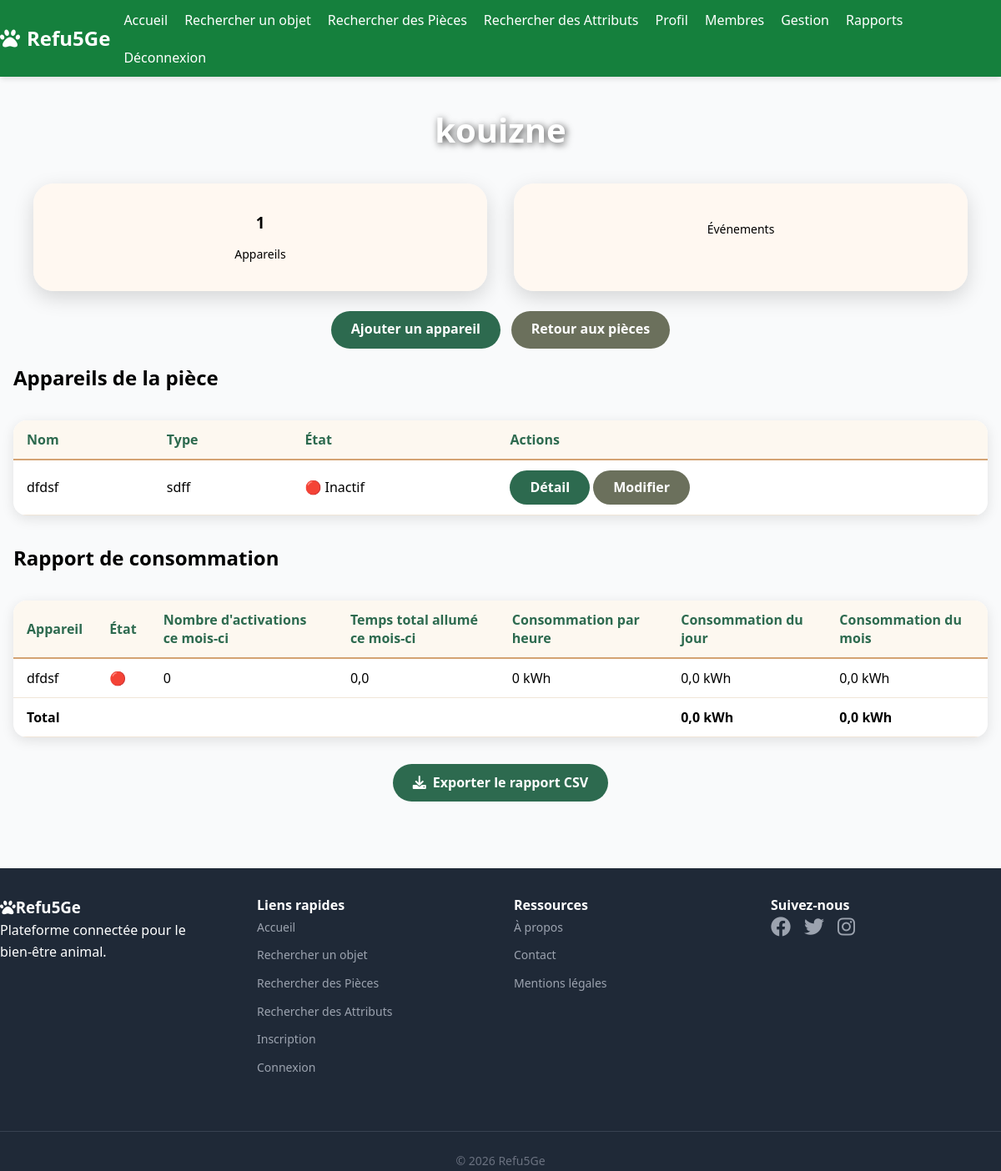
The app's page /gestion/rooms/1/ (signed in), older data.
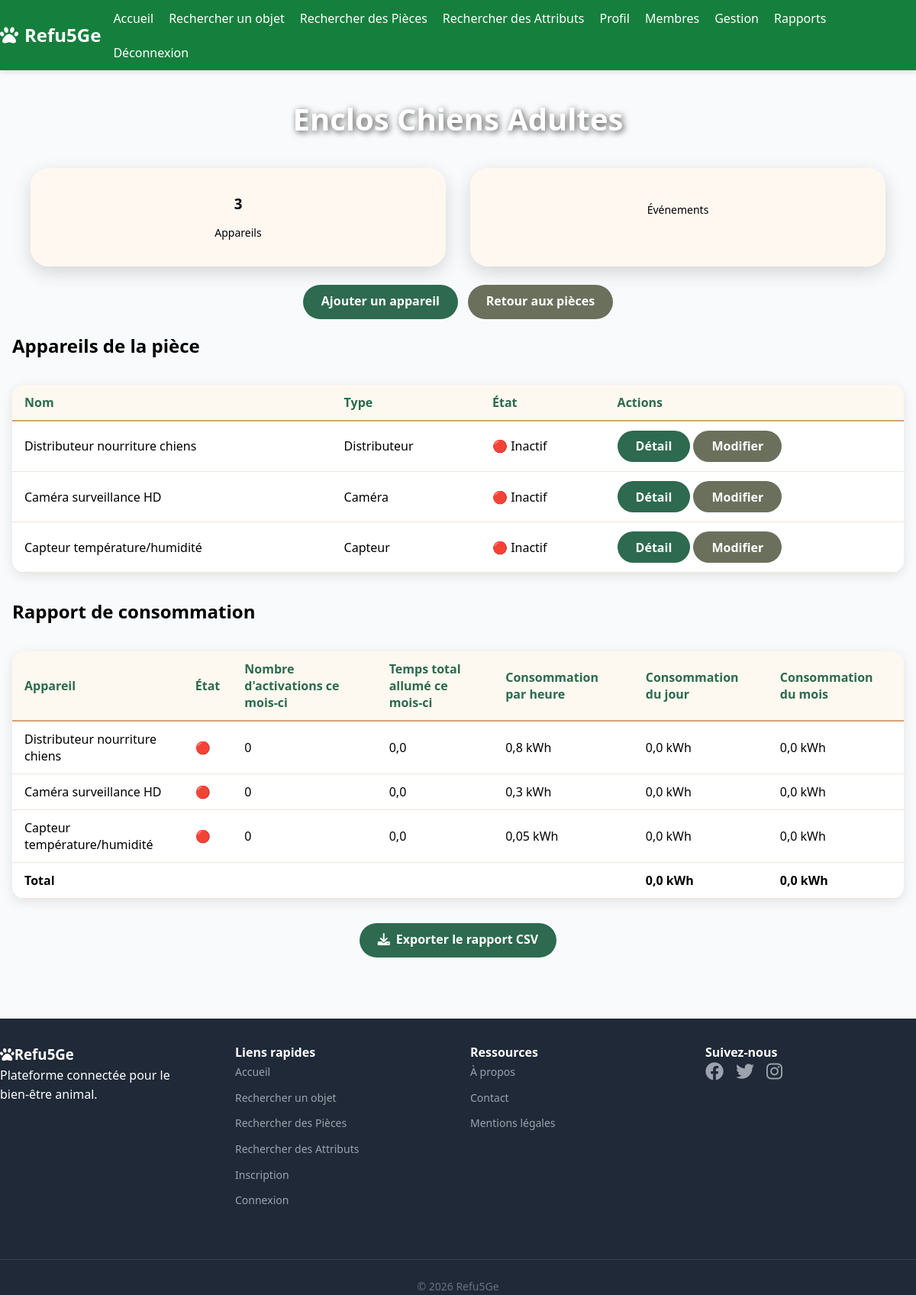
The same page, newer data.
### core/models.py (models this page shows, shortened)
class Room(models.Model):
    id = models.AutoField(primary_key=True)
    name = models.CharField(max_length=100, unique=True)

class Device(models.Model):
    id = models.AutoField(primary_key=True)
    name = models.CharField(max_length=100)
    type = models.CharField(max_length=50)
    description = models.TextField(max_length=200)
    state = models.BooleanField(default=False)
    room = models.ForeignKey(Room, on_delete=models.CASCADE, related_name='devices')
    consumption_per_hour = models.FloatField(default=0.0, validators=[MinValueValidator(0.0)])

### gestion/views.py (the view)
# urls.py: path("rooms/<int:pk>/", views.RoomDetail.as_view(), name="room_detail"),  # pour les details d'une room
class RoomDetail(LoginRequiredMixin, DetailView):
    model = Room
    template_name = "gestion/room_detail.html"
    context_object_name = "room"
    def get_context_data(self, **kwargs):
        context = super().get_context_data(**kwargs)
        from rapports.views import get_monthly_device_report
        context["monthly_report"] = get_monthly_device_report(self.object)
        return context

### rapports/views.py (called while the page is built, shortened)
def _compute_active_time(device, logs, start, end) -> tuple[timedelta, int]:
    active_time = timedelta()
    activation_count = 0
    previous_log = device.logs.filter(date__lt=start).order_by("-date").first()
    current_state = bool(previous_log.state) if previous_log else False
    active_since = start if current_state else None
    if current_state and active_since is not None:
        active_time += end - active_since
    return active_time, activation_count

### templates/gestion/room_detail.html (shortened to what the changed rows need)
{% extends "base.html" %}
{% block body_class %}auth-page{% endblock %}
{% block content %}
<div class="auth-content">
    <div class="userlist-container">
        <h1 class="userlist-title">{{ room.name }}</h1>
        <div class="cards-grid mb-6">
            <div class="card text-center">
                <h3>{{ room.devices.count }}</h3>
                <p class="text-sm text-gray-600">Appareils</p>
            </div>
            <div class="card text-center">
            </div>
        </div>
        <div class="btn-row mb-4">
            {% if user.profile.level == 'manager' %}
                <a href="{% url 'room_device_add' room.id %}" class="btn btn-primary">Ajouter un appareil</a>
            {% endif %}
            <a href="{% url 'all_rooms' %}" class="btn btn-secondary">Retour aux pièces</a>
        </div>
        <h2 class="text-xl font-semibold mt-4 mb-2">Appareils de la pièce</h2>
        <div class="table-wrapper mb-6">
            <table>
                <thead>
                    <tr>
                        <th>Nom</th>
                        <th>Type</th>
                        <th>État</th>
                        <th>Actions</th>
                    </tr>
                </thead>
                <tbody>
                    {% for device in room.devices.all %}
                    <tr>
                        <td>{{ device.name }}</td>
                        <td>{{ device.type }}</td>
                        <td>{% if device.state %}🟢 Actif{% else %}🔴 Inactif{% endif %}</td>
                        <td>
                            <a href="{% url 'item_detail' device.id %}" class="btn btn-primary btn-sm">Détail</a>
                            {% if user.profile.level == 'manager' %}
                                <a href="{% url 'edit_object' 'Device' device.id %}" class="btn btn-secondary btn-sm">Modifier</a>
                            {% endif %}
                        </td>
                    </tr>
                    {% empty %}
                    <tr><td colspan="4">Aucun appareil dans cette pièce.</td></tr>
                    {% endfor %}
                </tbody>
            </table>
        </div>
        <h2 class="text-xl font-semibold mt-6 mb-2">Rapport de consommation</h2>
        <div class="table-wrapper mb-6">
            <table>
                <thead>
                    <tr>
                        <th>Appareil</th>
                        <th>État</th>
                        <th>Nombre d'activations ce mois-ci</th>
                        <th>Temps total allumé ce mois-ci</th>
                        <th>Consommation par heure</th>
                        <th>Consommation du jour</th>
                        <th>Consommation du mois</th>
                    </tr>
                </thead>
                <tbody>
                    {% for item in monthly_report.items %}
                    <tr>
                        <td>{{ item.device.name }}</td>
                        <td>{% if item.device.state %}🟢{% else %}🔴{% endif %}</td>
                        <td>{{ item.activation_count }}</td>
                        <td>{{ item.month_hours }}</td>
                        <td>{{ item.consumption_per_hour }} kWh</td>
                        <td>{{ item.day_consumption }} kWh</td>
                        <td>{{ item.month_consumption }} kWh</td>
                    </tr>
                    {% empty %}
                    <tr><td colspan="7">Aucune donnée disponible pour ce mois.</td></tr>
                    {% endfor %}
                </tbody>
            </table>
        </div>
        <div class="text-center mt-4">
            <a href="/rapports/piece/{{ room.id }}/csv/" class="btn btn-primary">
            </a>
        </div>
    </div>
</div>
{% endblock %}

Row changes from the older to the newer data that the page shows:
changed Room: name "kouizne" → "Enclos Chiens Adultes"; devices.count "1" → "3"
changed Device: name "dfdsf" → "Distributeur nourriture chiens"; type "sdff" → "Distributeur"; device.name "dfdsf" → "Distributeur nourriture chiens"; consumption_per_hour "0" → "0,8"
added Device: name "Caméra surveillance HD", type "Caméra", shows "🔴 Inactif", device.name "Caméra surveillance HD", activation_count "0", month_hours "0,0", consumption_per_hour "0,3", day_consumption "0,0", month_consumption "0,0"
added Device: name "Capteur température/humidité", type "Capteur", shows "🔴 Inactif", device.name "Capteur température/humidité", activation_count "0", month_hours "0,0", consumption_per_hour "0,05", day_consumption "0,0", month_consumption "0,0"
